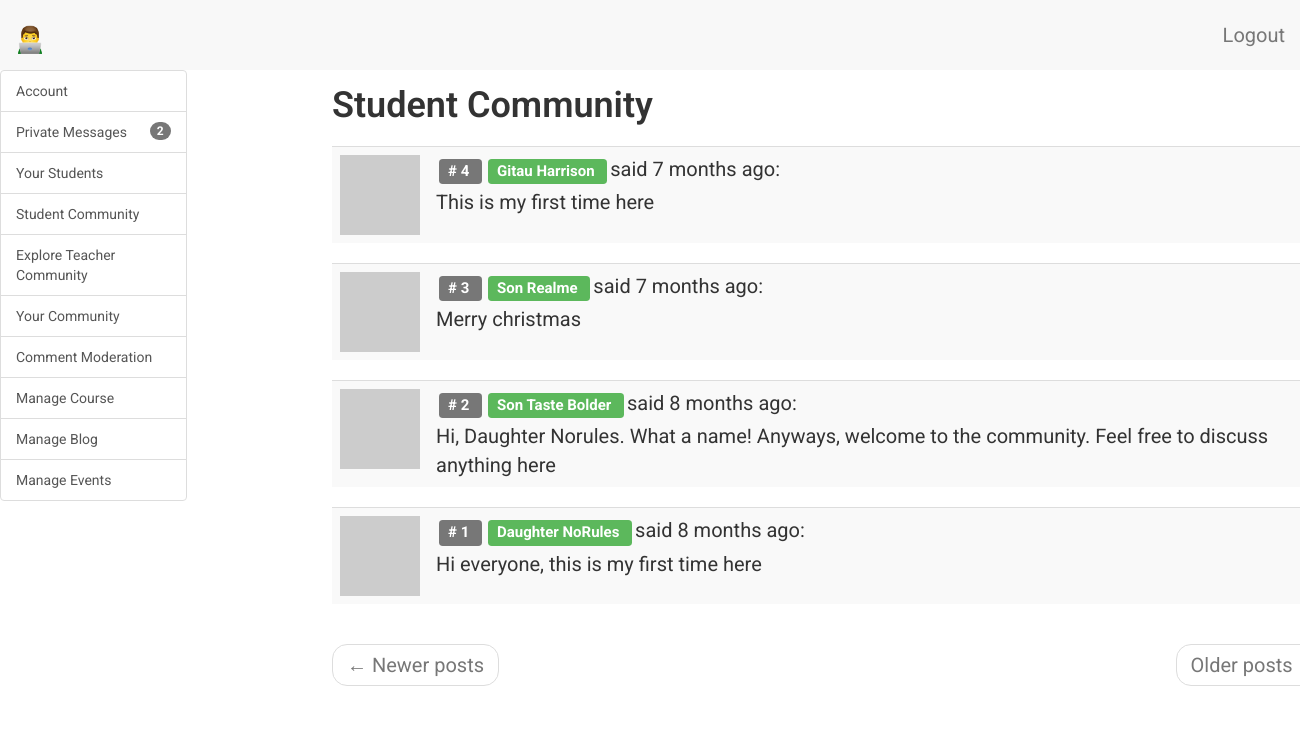
Screenshot of /teacher/dashboard/Taste Bolder/student-community (signed in) with the database file from the repository.
### app/models.py (models this page shows, shortened)
class CommunityComment(db.Model):
    __tablename__ = 'community_comment'
    id = db.Column(db.Integer, primary_key=True)
    body = db.Column(db.String(140))
    body_html = db.Column(db.Text)
    timestamp = db.Column(db.DateTime, index=True, default=datetime.utcnow)
    student_id = db.Column(db.Integer, db.ForeignKey('student.id'))

class Student(UserMixin, db.Model):
    __tablename__ = 'student'
    id = db.Column(db.Integer, primary_key=True)
    student_full_name = db.Column(db.String(64), index=True, unique=True)
    student_email = db.Column(db.String(120), index=True, unique=True)
    student_phone = db.Column(db.String(120), index=True, unique=True)
    student_school = db.Column(db.String(120), index=True)
    student_age = db.Column(db.Integer, index=True)
    student_course = db.Column(db.String(120), index=True)
    student_password_hash = db.Column(db.String(128))
    student_about_me = db.Column(db.String(140))
    student_last_seen = db.Column(db.DateTime, default=datetime.utcnow)
    parent_id = db.Column(db.Integer, db.ForeignKey('parent.id'))
    messages_sent = db.relationship(
        'StudentMessage',
        foreign_keys='StudentMessage.sender_id',
        backref='author',
        lazy='dynamic')
    messages_received = db.relationship(
        'StudentMessage',
        foreign_keys='StudentMessage.recipient_id',
        backref='recipient',
        lazy='dynamic')
    last_message_read_time = db.Column(db.DateTime)
    notifications = db.relationship(
        'StudentNotification',
        backref='student',
        lazy='dynamic')
    comments = db.relationship(
        'CommunityComment', backref='author', lazy='dynamic')
    webdev_chapter1_comments = db.relationship(
        'WebDevChapter1Comment', backref='author', lazy='dynamic')
    webdev_chapter2_comments = db.relationship(
        'WebDevChapter2Comment', backref='author', lazy='dynamic')
    webdev_chapter3_comments = db.relationship(
        'WebDevChapter3Comment', backref='author', lazy='dynamic')
    webdev_chapter1_objectives = db.relationship(
        'WebDevChapter1Objectives', backref='author', lazy='dynamic')
    webdev_chapter2_objectives = db.relationship(
        'WebDevChapter2Objectives', backref='author', lazy='dynamic')
    webdev_chapter3_objectives = db.relationship(
        'WebDevChapter3Objectives', backref='author', lazy='dynamic')
    webdev_chapter1_quiz_total_scores = db.relationship(
        'WebDevChapter1QuizTotalScore',
        backref='author',
        lazy='dynamic')
    webdev_chapter2_quiz_total_scores = db.relationship(
        'WebDevChapter2QuizTotalScore',
        backref='author',
        lazy='dynamic')
    webdev_chapter3_quiz_total_scores = db.relationship(
        'WebDevChapter3QuizTotalScore',
        backref='author',
        lazy='dynamic')
    webdev_chapter1_quiz_1_options = db.relationship(
        'WebDevChapter1Quiz1Options',
        backref='author',
        lazy='dynamic')
    webdev_chapter2_quiz_1_options = db.relationship(
        'WebDevChapter2Quiz1Options',
        backref='author',
        lazy='dynamic')
    webdev_chapter3_quiz_1_options = db.relationship(
        'WebDevChapter3Quiz1Options',
        backref='author',
        lazy='dynamic')
    webdev_chapter1_quiz_2_options = db.relationship(
        'WebDevChapter1Quiz2Options',
        backref='author',
        lazy='dynamic')
    webdev_chapter2_quiz_2_options = db.relationship(
        'WebDevChapter2Quiz2Options',
        backref='author',
        lazy='dynamic')
    webdev_chapter3_quiz_2_options = db.relationship(
        'WebDevChapter3Quiz2Options',
        backref='author',
        lazy='dynamic')
    webdev_chapter1_quiz_3_options = db.relationship(
        'WebDevChapter1Quiz3Options',
        backref='author',
        lazy='dynamic')
    webdev_chapter2_quiz_3_options = db.relationship(
        'WebDevChapter2Quiz3Options',
        backref='author',
        lazy='dynamic')
    webdev_chapter3_quiz_3_options = db.relationship(
        'WebDevChapter3Quiz3Options',
        backref='author',
        lazy='dynamic')
    webdev_chapter1_quiz_4_options = db.relationship(
        'WebDevChapter1Quiz4Options',
        backref='author',
        lazy='dynamic')
    webdev_chapter2_quiz_4_options = db.relationship(
        'WebDevChapter2Quiz4Options',
        backref='author',
        lazy='dynamic')
    webdev_chapter3_quiz_4_options = db.relationship(
        'WebDevChapter3Quiz4Options',
        backref='author',
        lazy='dynamic')
    webdev_chapter1_quiz_5_options = db.relationship(
        'WebDevChapter1Quiz5Options',
        backref='author',
        lazy='dynamic')
    webdev_chapter2_quiz_5_options = db.relationship(
        'WebDevChapter2Quiz5Options',
        backref='author',
        lazy='dynamic')
    webdev_chapter3_quiz_5_options = db.relationship(
        'WebDevChapter3Quiz5Options',
        backref='author',
        lazy='dynamic')
    general_multi_choice_answer_1 = db.relationship(
        'GeneralMultipleChoicesAnswer1',
        backref='author',
        lazy='dynamic')
    general_multi_choice_answer_2 = db.relationship(
        'GeneralMultipleChoicesAnswer2',
        backref='author',
        lazy='dynamic')
    general_multi_choice_answer_3 = db.relationship(
        'GeneralMultipleChoicesAnswer3',
        backref='author',
        lazy='dynamic')
    general_multi_choice_answer_4 = db.relationship(
        'GeneralMultipleChoicesAnswer4',
        backref='author',
        lazy='dynamic')
    general_multi_choice_answer_5 = db.relationship(
        'GeneralMultipleChoicesAnswer5',
        backref='author',
        lazy='dynamic')
    general_multi_choice_answer_6 = db.relationship(
        'GeneralMultipleChoicesAnswer6',
        backref='author',
        lazy='dynamic')
    general_multi_choice_answer_7 = db.relationship(
        'GeneralMultipleChoicesAnswer7',
        backref='author',
        lazy='dynamic')
    general_multi_choice_answer_8 = db.relationship(
        'GeneralMultipleChoicesAnswer8',
        backref='author',
        lazy='dynamic')
    general_multi_choice_answer_9 = db.relationship(
        'GeneralMultipleChoicesAnswer9',
        backref='author',
        lazy='dynamic')
    general_multi_choice_answer_10 = db.relationship(
        'GeneralMultipleChoicesAnswer10',
        backref='author',
        lazy='dynamic')
    def avatar_student(self, size):
        digest = md5(self.student_email.lower().encode('utf-8')).hexdigest()
        return 'https://www.gravatar.com/avatar/{}?d=identicon&s={}'.format(
            digest, size)
    followed = db.relationship(
        'Student',
        secondary=followers,
        primaryjoin=(followers.c.follower_id == id),
        secondaryjoin=(followers.c.followed_id == id),
        backref=db.backref('followers', lazy='dynamic'), lazy='dynamic')

### app/teacher/routes.py (the view)
@bp.route('/dashboard/<teacher_full_name>/student-community')
@login_required
def dashboard_student_community(teacher_full_name):
    teacher = Teacher.query.filter_by(
        teacher_full_name=teacher_full_name).first_or_404()
    page = request.args.get('page', 1, type=int)
    comments = CommunityComment.query.order_by(
        CommunityComment.timestamp.desc()).paginate(
            page, current_app.config['POSTS_PER_PAGE'], False)
    student_comments = CommunityComment.query.order_by(
        CommunityComment.timestamp.desc()).paginate(
        page, current_app.config['POSTS_PER_PAGE'], False)
    student_next_url = url_for(
        'teacher.dashboard_student_community',
        teacher_full_name=teacher.teacher_full_name,
        page=comments.next_num) \
        if comments.has_next else None
    student_prev_url = url_for(
        'teacher.dashboard_student_community',
        teacher_full_name=teacher.teacher_full_name,
        page=comments.prev_num) \
        if comments.has_prev else None
    return render_template(
        'teacher/student_community.html',
        title='Student Community',
        teacher=teacher,
        comments=comments.items,
        student_comments=student_comments.items,
        student_next_url=student_next_url,
        student_prev_url=student_prev_url)

### app/models.py (called while the page is built)
@login.user_loader
def load_user(id):
    admin = Admin.query.get(int(id))
    teacher = Teacher.query.get(int(id))
    student = Student.query.get(int(id))
    parent = Parent.query.get(int(id))
    if admin:
        return admin
    elif teacher:
        return teacher
    elif student:
        return student
    elif parent:
        return parent
    else:
        return None

    def new_messages(self):
        last_read_time = self.last_message_read_time or datetime(1900, 1, 1)
        return TeacherMessage.query.filter_by(recipient=self).filter(
            TeacherMessage.timestamp > last_read_time).count()

### app/teacher/routes.py (called while the page is built)
@bp.before_request
def before_request():
    if current_user.is_authenticated:
        current_user.teacher_last_seen = datetime.utcnow()
        db.session.commit()

### app/templates/teacher/student_community.html (shortened to what this page needs)
{% extends 'base.html' %}
{% block app_content %}
    <div class="row">
        <div class="col-sm-12">
        </div>
    </div>
    <div class="row">
        <div class="col-sm-12">
            <div id="student-community" class="tabcontent">
                <div class="row">
                    <div class="col-sm-12">
                        <h1>Student Community</h1>
                    </div>
                </div>
                <div class="row">
                    <div class="col-sm-12">
                        {% for comment in student_comments %}
                            {% include 'teacher/_comments_students.html' %}
                        {% endfor %}
                    </div>
                </div>
                <div class="row">
                    <div class="col-sm-12">
                        <nav aria-label="...">
                            <ul class="pager">
                                <li class="previous{% if not student_prev_url %} disabled{% endif %}">
                                    <a href="{{ student_prev_url or '#' }}">
                                        <span aria-hidden="true">&larr;</span> Newer posts
                                    </a>
                                </li>
                                <li class="next{% if not student_next_url %} disabled{% endif %}">
                                    <a href="{{ student_next_url or '#' }}">
                                        Older posts <span aria-hidden="true">&rarr;</span>
                                    </a>
                                </li>
                            </ul>
                        </nav>
                    </div>
                </div>
            </div>
        </div>
    </div>
{% endblock %}

### app/templates/teacher/_comments_students.html
<table class="table table-striped">
    <tr valign='top'>
        <td width="30px">
            <a href=" {{ url_for('teacher.profile_student', teacher_full_name=teacher.teacher_full_name, student_full_name=comment.author.student_full_name) }} ">
                <img src=" {{ comment.author.avatar_student(30) }}  ">
            </a>
        </td>
        <td>
            <span class="comment-id label label-default"># {{ comment.id }} </span>
            <span class="teacher_dashboard_student_popup">
                <a href="{{ url_for('teacher.profile_student', teacher_full_name=teacher.teacher_full_name, student_full_name=comment.author.student_full_name) }}">
                    <span class="label label-success"> {{ comment.author.student_full_name }} </span>
                </a>
            </span>
            said {{ moment(comment.timestamp).fromNow() }}:
            <br>
            <div class="comment-body">
                {% if comment.body_html %}
                    {{ comment.body_html | safe }}
                {% else %}
                    {{ comment.body }}
                {% endif %}
            </div>
        </td>
    </tr>
</table>

### app/static/css/main.css (style rules this page uses)
.label { margin: 3px; }
html, body { font-family: 'Roboto', sans-serif; }
h1 { padding-bottom: 10px; font-weight: 600; margin-top: 0px; padding-top: 0px; }
p, li { line-height: 30px; margin-top: 10px; margin-bottom: 10px; }
p, li, td, .btn, .btn-alt, .schedule-btn { font-size: 20px; }
.comment-body { margin-top: 5px; }
.tabcontent h1 { padding-top: 15px; }
.tabcontent { float: left; padding: 0px 12px; width: 99%; border-left: none; height: 300px; }

### rows the page displays
CommunityComment: id "4", author.student_full_name "Gitau Harrison", timestamp "7 months ago", body "This is my first time here"
CommunityComment: id "3", author.student_full_name "Son Realme", timestamp "7 months ago", body "Merry christmas"
CommunityComment: id "2", author.student_full_name "Son Taste Bolder", timestamp "8 months ago", body "Hi, Daughter Norules. What a name! Anyways, welcome to the community. Feel free to discuss anything here"
CommunityComment: id "1", author.student_full_name "Daughter NoRules", timestamp "8 months ago", body "Hi everyone, this is my first time here"

### other values shown
{{ new_messages }} "2"
